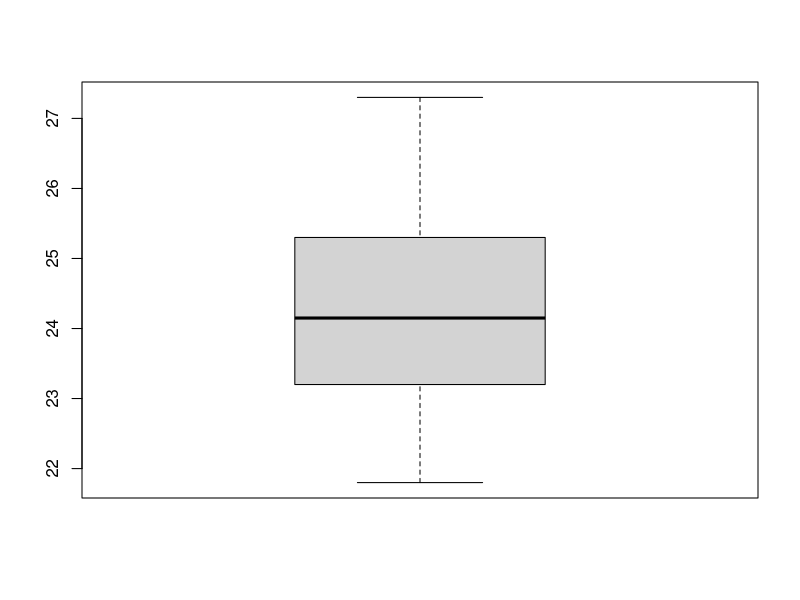

The R script that drew this image:
#Data Frame - create and filter
#DF has columns and row structure like excel
#each column can be of different types

mtcars  #built in DF
class(mtcars)

#simplest way
df1 = data.frame(name = c('S1','S2','S3'), age=c(22, 23, 24))
df1
#df has columnnames

#create using vectors 
(rollno  = 1:10)
(name = paste('S', 1:10, sep=''))
(age = round(rnorm(10, mean=25, sd=2),1))
(gender = sample(c('M','F'), size=10, replace=T))
df2 = data.frame(rollno, name, age, gender)
class(df2)
str(df2)
df2
head(df2)
tail(df2)
head(df2, n=7)


#filter rows/col-----
df2[1:2, 2:4]
df2[1:3, c('rollno','gender')]

#filter by condition
df2[df2$age > 25, ]
df2[df2$gender == 'M', 1:4] 
df2[df2$age < 25 & df2$gender == 'M', ]  #and
df2[df2$age > 25 | df2$gender == 'M', ]  #or

#columwise
df2$rollno
df2$name
#rowwise
df2[1, ]


#with, by
?with
with(df2, boxplot(age))  #temporary open the DF and use by column names
with(df2, mean(age))

?by
by(df2[,'age'], df2[,'gender'], FUN=mean)

?within
